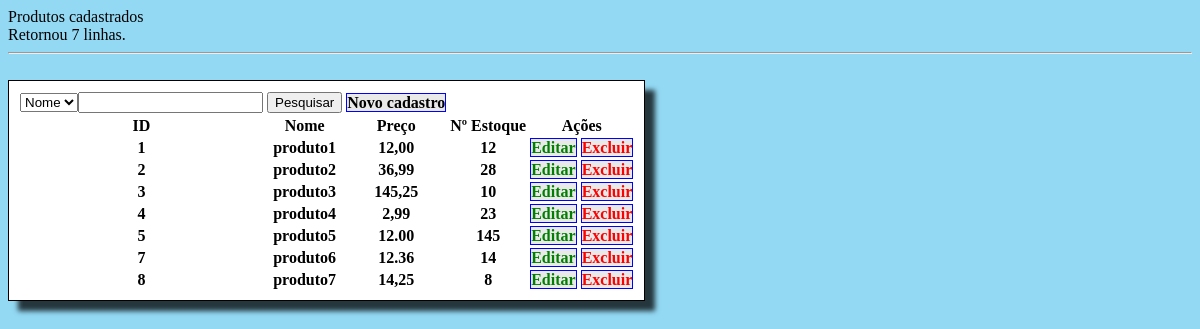
Page /estoque/index.php on the committed database.
### tables this page shows
CREATE TABLE `produto` (
  `id` int(11) NOT NULL,
  `nome` varchar(50) NOT NULL,
  `preco` varchar(75) NOT NULL,
  `estoque` int(11) DEFAULT NULL
);

### estoque/index.php (called while the page is built)
<?php
require_once("controller/controller.php");
consulta();
?>

### estoque/controller/controller.php (the view, shortened to what this page needs)
<?php
function consulta(){
    $mysqli = conecta();
	$query = $mysqli->query("SELECT * FROM produto ORDER BY nome");
	if ($query) {
    printf("Retornou %d linhas.\n", $query->num_rows);
    print '<hr>';
    print '<table>';
    print '<tr>';
    print '<form method="post">';
    print '<td><select name="selecionar">';
    echo '<option '.$selected.' value="nome">Nome</option>';
    print '</select>';
    print '<input type="text" name="pesquisa"></td>';
    print '<td> <input type="submit" name="button" value="Pesquisar"></td>';
    print '</form>';
    print '<td><a href="view/incluir.php"> Novo cadastro </a></td>';
    print '</tr>';
    print'<tr>';
    print'<th>ID</th>';
    print'<th>Nome</th>';
    print'<th>Preço</th>';
    print'<th>Nº Estoque</th>';
    print'<th>Ações</th>';
  	print'</tr>';
	while($row = $query->fetch_assoc()) {
    print '<tr>';
    print '<td>'.$row["id"].'</td>';
    print '<td>'.$row["nome"].'</td>';
    print '<td>'.$row["preco"].'</td>';
    print '<td>'.$row["estoque"].'</td>';
    print '<td>';
 ?>
    		<a class="editar" href="view/atualizar.php?editar=<?php echo $row["id"];?>">Editar</a>
    		<a class="excluir" href="view/deletar.php?deletar=<?php echo $row["id"];?>"> Excluir </a></td>
<?php
    print '</tr>';
}
	print '</table>';
}
}
?>

### estoque/controller/controller.php (style rules this page uses)
table { background: #fff; text-align: center; font-weight: bolder; border: 1px solid #000; padding: 0.5em; box-shadow: 10px 10px 5px 0px rgba(0,0,0,0.75); }
a { background: #e9e9e9; text-decoration: none; border: 1px solid blue; color: black; font-weight: bolder; }
hr { background: #000 }
.editar { color: green }
.excluir { color: red }

### rows in the picture
produto: id "1", nome "produto1", preco "12,00", estoque "12"
produto: id "2", nome "produto2", preco "36,99", estoque "28"
produto: id "3", nome "produto3", preco "145,25", estoque "10"
produto: id "4", nome "produto4", preco "2,99", estoque "23"
produto: id "5", nome "produto5", preco "12.00", estoque "145"
produto: id "7", nome "produto6", preco "12.36", estoque "14"
produto: id "8", nome "produto7", preco "14,25", estoque "8"

### other values in the picture
$query->num_rows "7"
